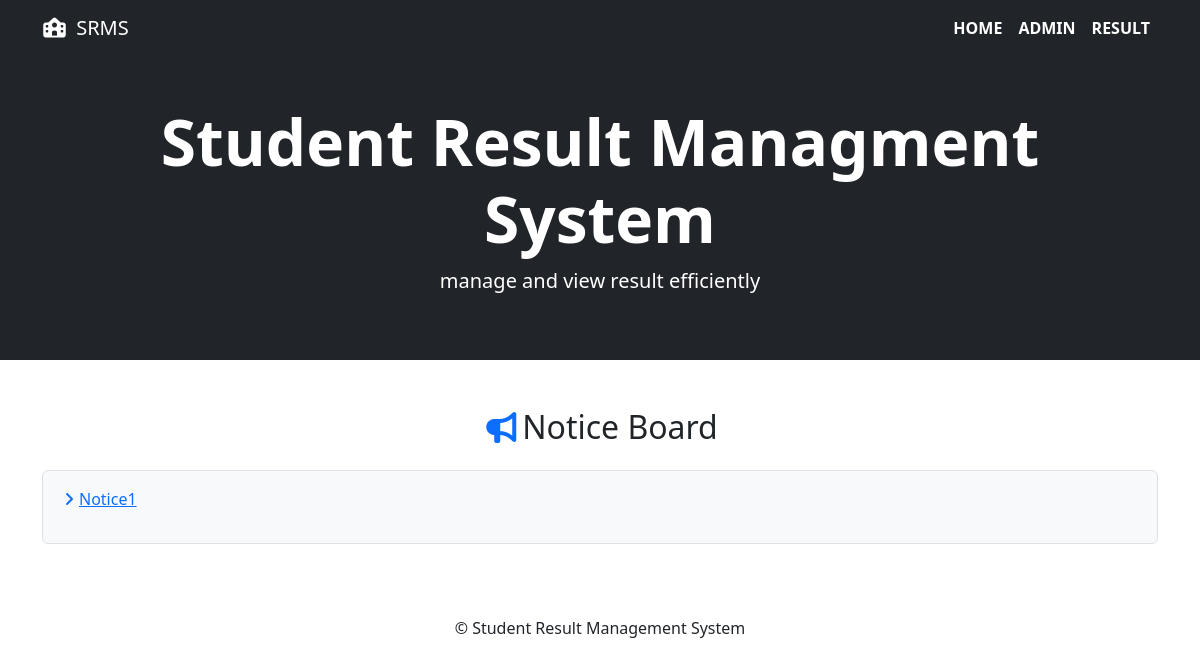
The app's page /, older data.
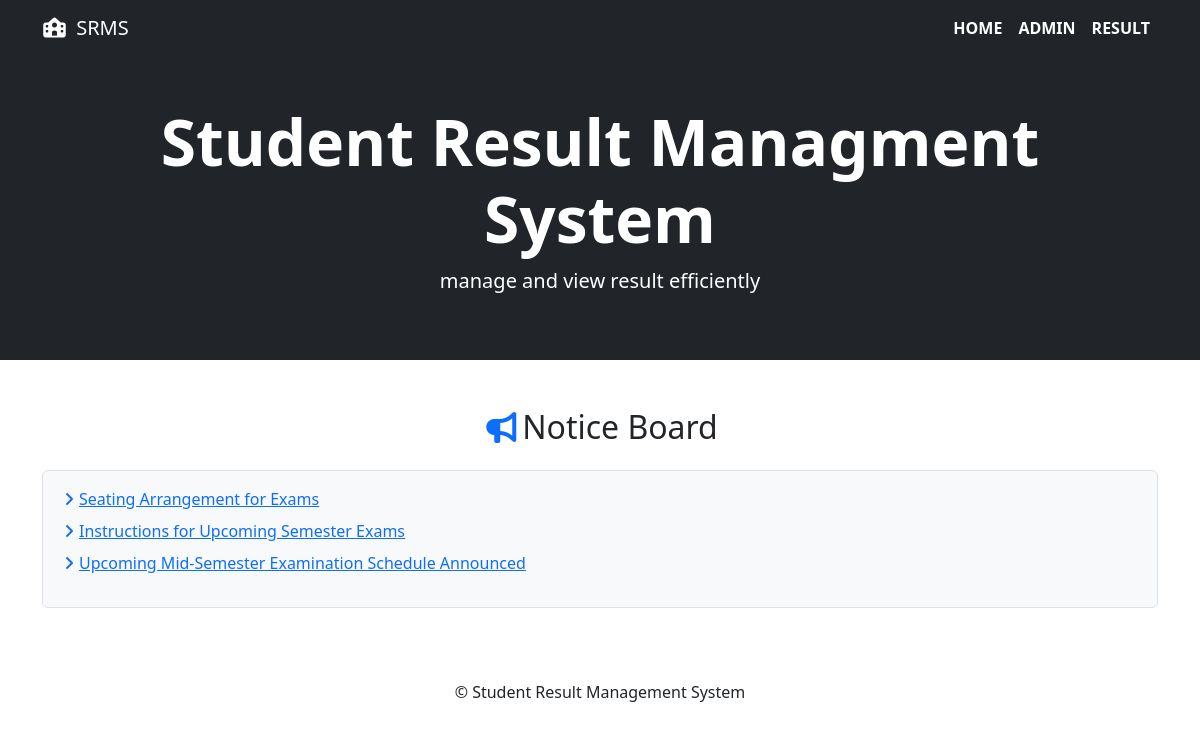
The same page, newer data.
### resultapp/models.py (models this page shows, shortened)
class Notice(models.Model):
    title = models.CharField(max_length=100)
    detail = models.TextField()
    posting_date = models.DateTimeField(auto_now_add=True)
    updation_date = models.DateTimeField(auto_now=True)

### resultapp/views.py (the view)
# urls.py: path('',index, name='home'),
def index(request):
    notices = Notice.objects.all().order_by('-id')
    return render(request, 'index.html', locals())

### resultapp/templates/index.html
{% extends "base.html" %}
{% block content %}
<header class="py-5 bg-dark text-white">
  <div class="container text-center">
    <h1 class="display-3 fw-bold">Student Result Managment System</h1>
    <p class="lead">manage and view result efficiently</p>
  </div>
</header>
<section class="py-5">
  <div class="container">
    <h2 class="text-center mb-4"><i class="fas fa-bullhorn text-primary"></i>Notice Board</h2>
    <div class="border p-3 rounded bg-light">
      <marquee direction="up" scrollamount="3" onmouseover="this.stop()" onmouseout="this.start()">
        <ul class="list-unstyled">
          {% for notice in notices %}
          <li class="mb-2"><a href="{% url 'notice_detail' notice.id %}" target="_blank"><i class="fas fa-angle-right text-primary"></i>{{notice.title}}</a></li>
          {% endfor %}
        </ul>
      </marquee>
    </div>
  </div>
</section>
{% endblock  %}

Row changes from the older to the newer data that the page shows:
removed Notice: title "Notice1"
added Notice: title "Seating Arrangement for Exams"
added Notice: title "Instructions for Upcoming Semester Exams"
added Notice: title "Upcoming Mid-Semester Examination Schedule Announced"
